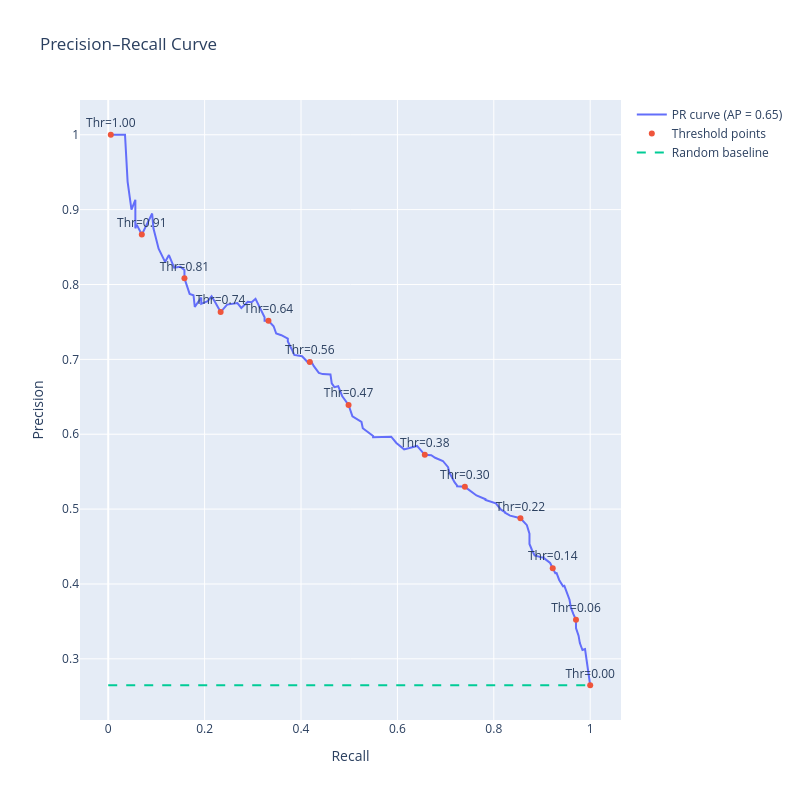

Notebook source saved alongside this figure:
### Markdown cell above
## PR Curve

### Code cell
from sklearn.metrics import precision_recall_curve, average_precision_score
import plotly.graph_objects as go
import numpy as np

# Compute precision, recall, thresholds
precision, recall, pr_thresholds = precision_recall_curve(y_test, y_prob)

# Average Precision (PR-AUC)
pr_auc = average_precision_score(y_test, y_prob)

# PR curve
trace0 = go.Scatter(
    x=recall,
    y=precision,
    mode='lines',
    name=f'PR curve (AP = {pr_auc:.2f})'
)

# Mark some threshold points (avoid clutter)
n = 10
indices = np.arange(len(pr_thresholds)) % n == 0

trace1 = go.Scatter(
    x=recall[:-1][indices],   # precision_recall_curve gives 1 extra precision value
    y=precision[:-1][indices],
    mode='markers+text',
    name='Threshold points',
    text=[f"Thr={t:.2f}" for t in pr_thresholds[indices]],
    textposition='top center'
)

# Baseline = fraction of positives (churn rate)
baseline = y_test.mean()

trace2 = go.Scatter(
    x=[0, 1],
    y=[baseline, baseline],
    mode='lines',
    name='Random baseline',
    line=dict(dash='dash')
)

# Layout
layout = go.Layout(
    title='Precision–Recall Curve',
    xaxis=dict(title='Recall'),
    yaxis=dict(title='Precision'),
    autosize=False,
    width=800,
    height=800,
    showlegend=True
)

fig_pr = go.Figure(data=[trace0, trace1, trace2], layout=layout)

# Show PR curve
fig_pr.show()

### Figure 1 — Plotly figure (JSON) as saved in the notebook; plotly's stock layout.template omitted (floating-point values rounded to 4 significant figures)
{"data": [{"mode": "lines", "name": "PR curve (AP = 0.65)", "type": "scatter", "x": [1.0, 0.992, 0.9893, 0.9866, 0.9839, 0.9786, 0.9759, 0.9759, 0.9705, 0.9705, 0.9705, 0.9651, 0.9598, 0.9571, 0.9517, 0.9464, 0.9437, 0.9357, 0.9303, 0.9276, 0.9223, 0.9169, 0.9035, 0.9035, 0.9008, 0.8847, 0.8794, 0.874, 0.874, 0.8686, 0.8552, 0.8338, 0.8231, 0.8231, 0.815, 0.8043, 0.7828, 0.7828, 0.7641, 0.7507, 0.7399, 0.7239, 0.7239, 0.7185, 0.7078, 0.7078, 0.7051, 0.6944, 0.6783, 0.6702, 0.6568, 0.6408, 0.6139, 0.5979, 0.5871, 0.5496, 0.5496, 0.5282, 0.5255, 0.5067, 0.4987, 0.4853, 0.4772, 0.4692, 0.4638, 0.4611, 0.445, 0.437, 0.4263, 0.4209, 0.4182, 0.4155, 0.4021, 0.3861, 0.3807, 0.3727, 0.3727, 0.3592, 0.3485, 0.3432, 0.3324, 0.3244, 0.3244, 0.311, 0.3056, 0.2976, 0.2895, 0.2761, 0.2681, 0.2466, 0.2332, 0.2225, 0.2145, 0.2064, 0.193, 0.193, 0.1903, 0.1796, 0.1769, 0.1689, 0.1582, 0.1582, 0.1501, 0.1367, 0.126, 0.118, 0.1046, 0.0992, 0.09383, 0.09115, 0.06971, 0.05898, 0.0563, 0.0563, 0.04826, 0.04021, 0.03485, 0.02949, 0.02145, 0.01609, 0.005362, 0.0], "y": [0.2647, 0.2974, 0.313, 0.3124, 0.3118, 0.321, 0.3306, 0.3309, 0.3412, 0.3515, 0.3521, 0.3596, 0.3687, 0.379, 0.3876, 0.3975, 0.3968, 0.4053, 0.4146, 0.4144, 0.4211, 0.428, 0.4348, 0.4354, 0.4352, 0.4382, 0.445, 0.4534, 0.467, 0.4786, 0.4878, 0.4913, 0.4952, 0.496, 0.4992, 0.5076, 0.5123, 0.5132, 0.5182, 0.5243, 0.5298, 0.5305, 0.5315, 0.536, 0.5477, 0.5489, 0.556, 0.5643, 0.5685, 0.5721, 0.5724, 0.5844, 0.5797, 0.5884, 0.5967, 0.5959, 0.5977, 0.608, 0.6164, 0.6238, 0.6392, 0.6511, 0.6642, 0.6629, 0.668, 0.6798, 0.6803, 0.682, 0.6913, 0.6978, 0.6964, 0.6951, 0.7042, 0.7059, 0.7136, 0.724, 0.7277, 0.7322, 0.7345, 0.7442, 0.7515, 0.7516, 0.7562, 0.7733, 0.7808, 0.7762, 0.777, 0.7687, 0.7752, 0.7731, 0.7632, 0.7757, 0.7843, 0.7778, 0.7742, 0.7826, 0.7802, 0.7701, 0.7857, 0.7875, 0.8082, 0.8194, 0.8235, 0.8226, 0.8393, 0.8302, 0.8478, 0.8605, 0.875, 0.8947, 0.8667, 0.88, 0.875, 0.913, 0.9, 0.9375, 1.0, 1.0, 1.0, 1.0, 1.0, 1.0]}, {"mode": "markers+text", "name": "Threshold points", "text": ["Thr=0.00", "Thr=0.06", "Thr=0.14", "Thr=0.22", "Thr=0.30", "Thr=0.38", "Thr=0.47", "Thr=0.56", "Thr=0.64", "Thr=0.74", "Thr=0.81", "Thr=0.91", "Thr=1.00"], "textposition": "top center", "type": "scatter", "x": [1.0, 0.9705, 0.9223, 0.8552, 0.7399, 0.6568, 0.4987, 0.4182, 0.3324, 0.2332, 0.1582, 0.06971, 0.005362], "y": [0.2647, 0.3521, 0.4211, 0.4878, 0.5298, 0.5724, 0.6392, 0.6964, 0.7515, 0.7632, 0.8082, 0.8667, 1.0]}, {"line": {"dash": "dash"}, "mode": "lines", "name": "Random baseline", "type": "scatter", "x": [0, 1], "y": [0.2647, 0.2647]}], "layout": {"autosize": false, "height": 800, "showlegend": true, "title": {"text": "Precision–Recall Curve"}, "width": 800, "xaxis": {"title": {"text": "Recall"}}, "yaxis": {"title": {"text": "Precision"}}}}
